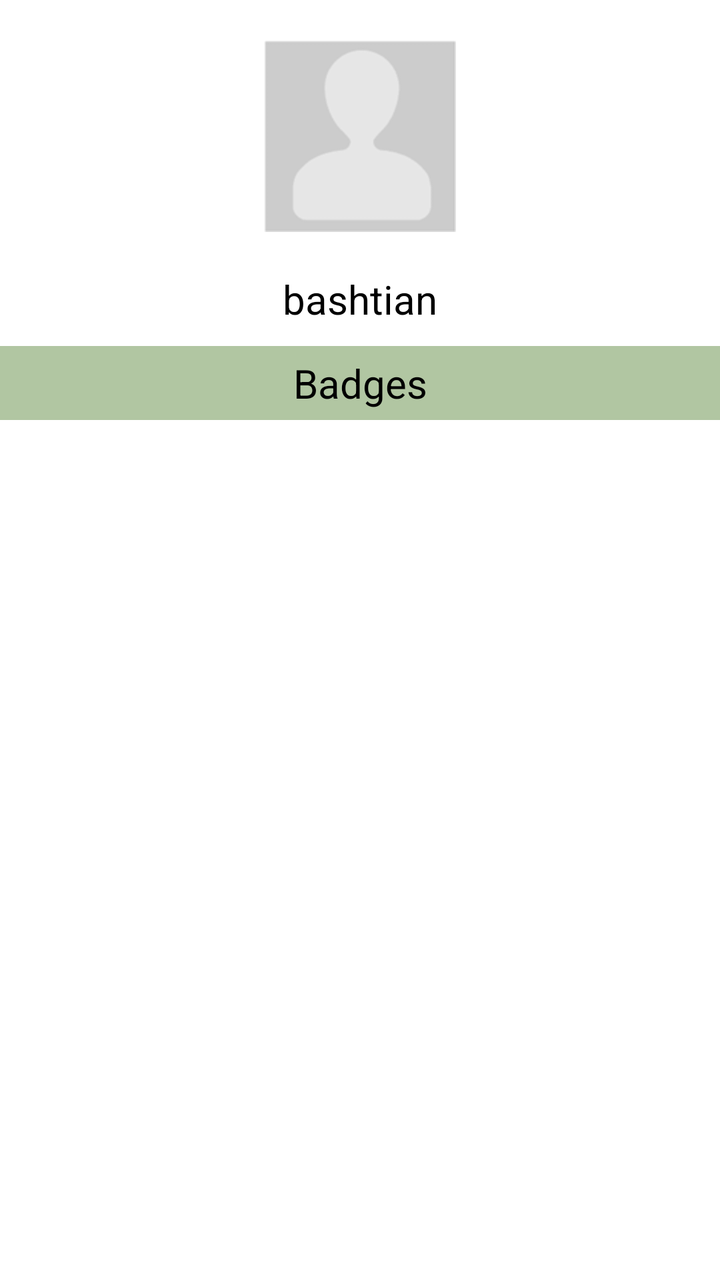
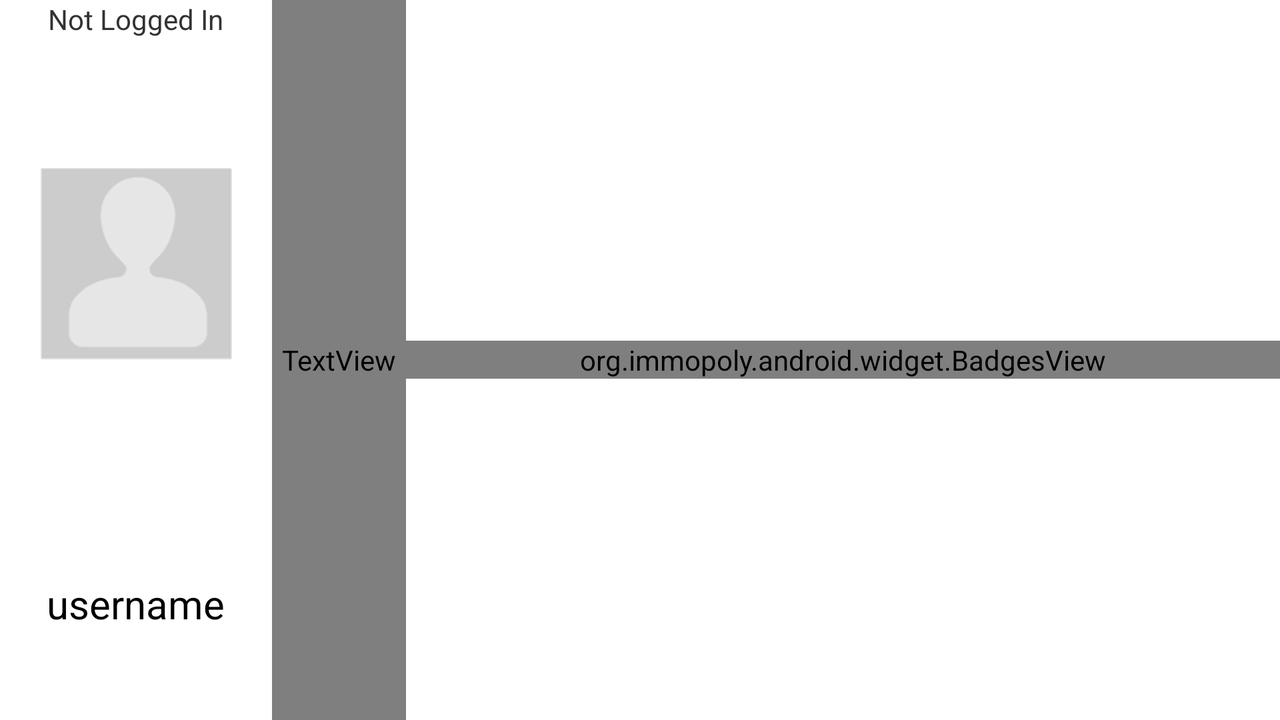

First picture: res/layout/ on a phone held upright. Second picture: the repository's own variant of that layout, on a device whose configuration matches the variant's folder. Source for both follows.
<!-- AndroidManifest.xml: application theme Theme.Immopoly -->
<!-- res/layout/fragment_profile.xml -->
<?xml version="1.0" encoding="utf-8"?>
<LinearLayout xmlns:android="http://schemas.android.com/apk/res/android"
    android:layout_width="match_parent"
    android:layout_height="match_parent"
    android:background="@android:color/white"
    android:gravity="center_horizontal"
    android:orientation="vertical" >
    <ImageView
        android:layout_width="wrap_content"
        android:layout_height="wrap_content"
        android:layout_margin="20dp"
        android:src="@drawable/profile_avatar" />
    <TextView
        android:layout_width="wrap_content"
        android:layout_height="wrap_content"
        android:text="bashtian"
        android:textColor="@android:color/black"
        android:textSize="20dp" />
    <TextView
        android:layout_width="match_parent"
        android:layout_height="wrap_content"
        android:layout_marginTop="10dp"
        android:background="#b1c6a2"
        android:gravity="center"
        android:padding="5dp"
        android:text="Badges"
        android:textColor="@android:color/black"
        android:textSize="20dp" />
    <GridView
        android:id="@+id/gridview"
        android:layout_width="match_parent"
        android:layout_height="wrap_content"
        android:columnWidth="90dp"
        android:gravity="center"
        android:horizontalSpacing="10dp"
        android:numColumns="auto_fit"
        android:stretchMode="columnWidth"
        android:verticalSpacing="10dp" >
    </GridView>
    
    
    
    
    
</LinearLayout>
<!-- resources referenced by this layout -->
<resources>
  <!-- drawable profile_avatar: png bitmap (drawable-hdpi, 2657 bytes) -->
  <!-- from res/values-v14/ -->
  <style name="Theme.Immopoly" parent="@android:style/Theme.Holo.Light.NoActionBar" />
</resources>
<!-- res/layout-land/fragment_profile.xml (the repository's variant of the layout above) -->
<!-- drawn on the phone turned sideways -->
<?xml version="1.0" encoding="utf-8"?>
<LinearLayout xmlns:android="http://schemas.android.com/apk/res/android"
    android:layout_width="match_parent"
    android:layout_height="match_parent"
    android:background="@android:color/white"
    android:gravity="center_horizontal"
    android:orientation="horizontal" >
    <LinearLayout
        android:id="@+id/linearLayout1"
        android:layout_width="wrap_content"
        android:layout_height="fill_parent"
        android:orientation="vertical" >
        <TextView
            android:id="@+id/profile_notloggedin"
            android:layout_width="wrap_content"
            android:layout_height="wrap_content"
            android:layout_gravity="center_horizontal"
            android:text="Not Logged In" />
        <ImageView
            android:layout_width="wrap_content"
            android:layout_height="wrap_content"
            android:layout_gravity="center_horizontal"
            android:layout_margin="20dp"
            android:layout_weight="1"
            android:src="@drawable/profile_avatar" />
        <TextView
            android:id="@+id/username"
            android:layout_width="wrap_content"
            android:layout_height="wrap_content"
            android:layout_gravity="center_horizontal"
            android:layout_weight="1"
            android:gravity="center_vertical"
            android:text="username"
            android:textColor="@android:color/black"
            android:textSize="20dp" />
    </LinearLayout>
    <TextView
        android:layout_width="wrap_content"
        android:layout_height="match_parent"
        android:background="@color/blue_grey"
        android:gravity="center"
        android:padding="5dp"
        android:text="@string/badge_vertical"
        android:textColor="@color/orange"
        android:textSize="20dp" />
    <org.immopoly.android.widget.BadgesView
        android:id="@+id/gridview"
        android:layout_width="fill_parent"
        android:layout_height="wrap_content"
        android:layout_gravity="center_vertical"
        android:columnWidth="90dp"
        android:gravity="center"
        android:horizontalSpacing="10dp"
        android:numColumns="auto_fit"
        android:stretchMode="columnWidth"
        android:verticalSpacing="10dp" />
    
    
    
    
    
</LinearLayout>
<!-- resources referenced by the variant -->
<!-- as the phone turned sideways resolves them -->
<resources>
  <!-- drawable profile_avatar: png bitmap (drawable-hdpi, 2657 bytes) -->
  <string name="badge_vertical">B\na\nd\ng\ne\ns</string>
  <!-- from res/values-v14/ -->
  <style name="Theme.Immopoly" parent="@android:style/Theme.Holo.Light.NoActionBar" />
</resources>
